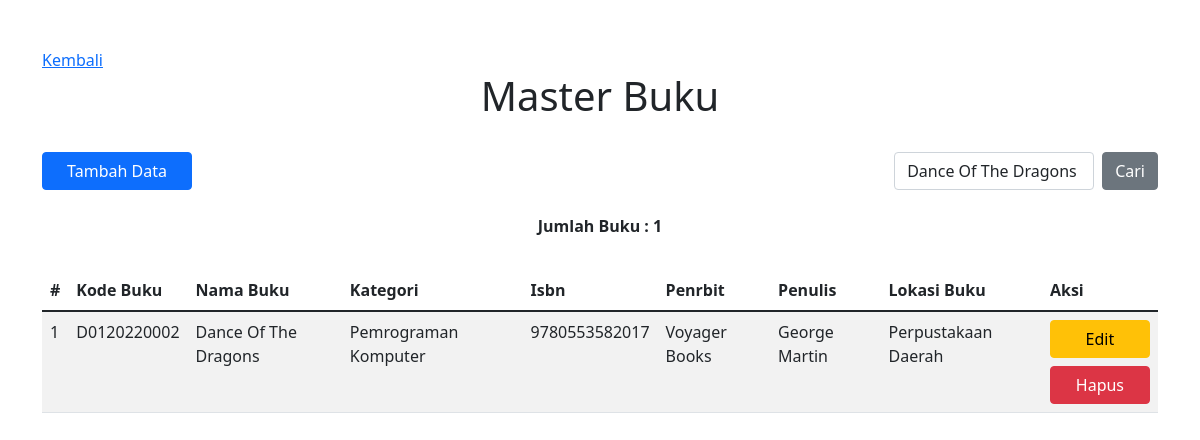
Page /buku/index.php?cari=Dance Of The Dragons on the committed database.
### tables this page shows
CREATE TABLE `buku` (
  `id_buku` int(11) NOT NULL,
  `id_kategori` int(11) NOT NULL,
  `kode_buku` varchar(11) NOT NULL,
  `nama_buku` varchar(255) NOT NULL,
  `isbn` varchar(20) NOT NULL,
  `penerbit` varchar(100) NOT NULL,
  `penulis` varchar(100) NOT NULL,
  `lokasi_buku` varchar(100) NOT NULL
);

CREATE TABLE `kategori_buku` (
  `id_kategori` int(11) NOT NULL,
  `kode_kategori` varchar(4) NOT NULL,
  `kategori_buku` varchar(100) NOT NULL
);

### app.php (called while the page is built, shortened)
<?php
include('connection.php');
function select($sql)
{
	global $conn;
	$result = $conn->query($sql);
	return $result;
}
?>

### buku/index.php (the view, shortened to what this page needs)
<!DOCTYPE html>
<html lang="en">
<head>
	<link rel="stylesheet" href="../assets/bootstrap/css/bootstrap.min.css">
</head>
<body>
	<?php
	include('../app.php');
	include('../assets/components/modal-create-buku.php');
	if(isset($_GET["cari"]))
	{
		$cari = $_GET["cari"];
		$sql = "SELECT * FROM buku, kategori_buku where buku.id_kategori=kategori_buku.id_kategori and buku.nama_buku like '%$cari%' or buku.id_kategori=kategori_buku.id_kategori and buku.kode_buku like '%$cari%' or buku.id_kategori=kategori_buku.id_kategori and buku.isbn like '%$cari%' or buku.id_kategori=kategori_buku.id_kategori and buku.penerbit like '%$cari%' or buku.id_kategori=kategori_buku.id_kategori and buku.penulis like '%$cari%' or buku.id_kategori=kategori_buku.id_kategori and buku.lokasi_buku like '%$cari%'";
		$sql2 = "SELECT count(*) as jumlah_buku FROM buku, kategori_buku where buku.id_kategori=kategori_buku.id_kategori and buku.nama_buku like '%$cari%' or buku.id_kategori=kategori_buku.id_kategori and buku.kode_buku like '%$cari%' or buku.id_kategori=kategori_buku.id_kategori and buku.isbn like '%$cari%' or buku.id_kategori=kategori_buku.id_kategori and buku.penerbit like '%$cari%' or buku.id_kategori=kategori_buku.id_kategori and buku.penulis like '%$cari%' or buku.id_kategori=kategori_buku.id_kategori and buku.lokasi_buku like '%$cari%'";
	} else {
		$sql = "SELECT * FROM buku, kategori_buku where buku.id_kategori=kategori_buku.id_kategori order by buku.id_buku DESC";
		$sql2 = "SELECT count(*) as jumlah_buku FROM buku, kategori_buku where buku.id_kategori=kategori_buku.id_kategori";
	}
	$hasil = select($sql);
	$hasil2 = select($sql2);
	$data2 = $hasil2->fetch_assoc();
	?>
	<div class="container mt-5">
		<div class="row">
			<a href="../">Kembali</a>
		</div>
		<div class="row justify-content-center">
			<div class="col">
				<h1 class="text-center display-6">Master Buku</h1>
			</div>
		</div>
		<div class="row mt-4 mb-4">
			<div class="col">
				<button class="btn btn-primary ms-auto" data-bs-toggle="modal" data-bs-target="#modal-create-buku" id="mdl-btn">Tambah Data</button>
			</div>
			<div class="col">
				<form action="index.php" method="get">
					<div class="d-flex">
						<input type="text" class="form-control ms-auto me-2" name="cari" value="<?php if(isset($_GET["cari"])) { echo $_GET["cari"]; } ?>" style="width: 200px;">
						<button class="btn btn-secondary" type="submit">Cari</button>
					</div>
				</form>
			</div>
		</div>
		<div class="row mb-3">
			<p class="text-center" style="font-weight: bold;">Jumlah Buku : <?= $data2['jumlah_buku'] ?></p>
		</div>
		<div class="row">
			<div class="col">
				<table class="table table-striped">
					<thead>
						<tr>
							<th>#</th>
							<th>Kode Buku</th>
							<th>Nama Buku</th>
							<th>Kategori</th>
							<th>Isbn</th>
							<th>Penrbit</th>
							<th>Penulis</th>
							<th>Lokasi Buku</th>
							<th>Aksi</th>
						</tr>
					</thead>
					<tbody>
						<?php $no = 1;
						while($data = $hasil->fetch_assoc()) { ?>
							<tr>
								<td> <?= $no++ ?> </td>
								<td> <?= $data['kode_buku'] ?> </td>
								<td> <?=  $data['nama_buku'] ?> </td>
								<td> <?= $data['kategori_buku'] ?> </td>
								<td> <?=  $data['isbn'] ?> </td>
								<td> <?=  $data['penerbit'] ?> </td>
								<td> <?=  $data['penulis'] ?> </td>
								<td> <?=  $data['lokasi_buku'] ?> </td>
								<td>
									<a href="form_edit_buku.php?id_buku=<?= $data['id_buku'] ?>" class="btn btn-warning mb-2" style="width: 100px;">Edit</a>
									<form action="destroy.php" method="post">
										<button class="btn btn-danger" style="width: 100px;">Hapus</button>
									</form>
								</td>
							</tr>
						<?php } ?>
					</tbody>
				</table>
			</div>
		</div>
	</div>
</body>
</html>

### buku/index.php (style rules this page uses)
table { width: 100%; }
#mdl-btn { width: 150px; }

### rows in the picture
buku: kode_buku "D0120220002", nama_buku "Dance Of The Dragons", id_kategori.kategori_buku "Pemrograman Komputer", isbn "9780553582017", penerbit "Voyager Books", penulis "George Martin", lokasi_buku "Perpustakaan Daerah"

### other values in the picture
$data2['jumlah_buku'] "1"
